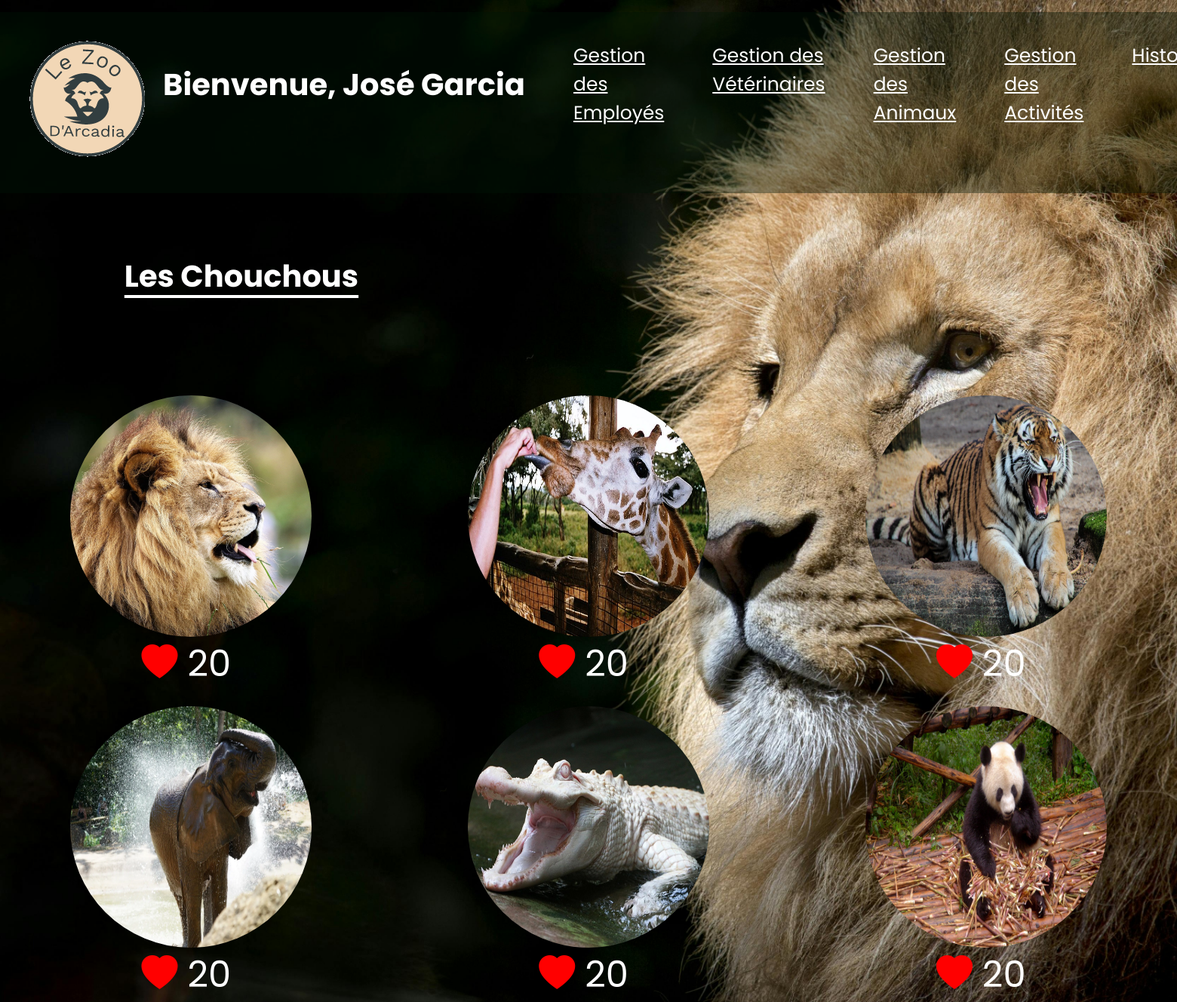
Page /PHP/admin_dashboard.php (signed in) on the committed database.
### tables this page shows
CREATE TABLE `parc` (
  `id_parc` int(11) NOT NULL,
  `id_animal` int(11) NOT NULL,
  `image_animal` varchar(255) NOT NULL,
  `id_view` int(11) NOT NULL DEFAULT 0
);

### PHP/admin_dashboard.php (the view, shortened to what this page needs)
<?php
require 'database.php';
$sql = "SELECT parc.*, SUM(view.nombre_view) AS total_views
        FROM parc
        LEFT JOIN view ON parc.id_parc = view.id_animal
        GROUP BY parc.id_parc";
$stmt = $conn->prepare($sql);
$stmt->execute();
$images_views = $stmt->fetchAll(PDO::FETCH_ASSOC);
?>
<!DOCTYPE html>
<html lang="fr">
<head>
    <link rel="stylesheet" href="../CSS/styles.css">
    <link rel="stylesheet" href="../CSS/dash_admin.css">
    <link rel="stylesheet" href="../CSS/historique.css">
    <link rel="stylesheet" href="../CSS/employes.css">
    <link rel="stylesheet" href="../CSS/veterinaires.css">
    <link rel="stylesheet" href="https://cdn.jsdelivr.net/npm/bootstrap-icons@1.11.3/font/bootstrap-icons.min.css">
    <link rel="stylesheet" href="https://cdnjs.cloudflare.com/ajax/libs/font-awesome/6.5.2/css/all.min.css" />
    <link rel="stylesheet" href="https://cdnjs.cloudflare.com/ajax/libs/bootstrap-icons/1.7.2/font/bootstrap-icons.min.css">
</head>
<body>
    <header>
        <a href="../PHP/index.php" id="logo-link">
            <img src="../ASSETS/LogoArcadia2.png" alt="Logo du Zoo D'Arcadia" id="logo">
        </a>
        <div class="admin-title">
            <h1>Bienvenue, <?php echo htmlspecialchars($_SESSION['admin_name']); ?></h1>
        </div>
        <div class="admin-navbar">
            <ul class="links">
                <li><a href="./employes.php">Gestion des Employés</a></li>
                <li><a href="./veterinaires.php">Gestion des Vétérinaires</a></li>
                <li><a href="./gest_animaux.php">Gestion des Animaux</a></li>
                <li><a href="./gest_activites.php">Gestion des Activités</a></li>
                <li><a href="./historique.php">Historique</a></li>
            </ul>
        </div>
</header>
    <main>
        <section>
            <h2 class="view-title">Les Chouchous</h2>
            <section class="vues">
                <div class="vue">
                    <?php if (!empty($images_views)) { ?>
                        <?php foreach ($images_views as $image_view) { ?>
                            <div class="image-container">
                                <?php if (isset($image_view['image_animal'], $image_view['id_parc'], $image_view['total_views'])) { ?>
                                    <img class="vue-image" src="<?php echo htmlspecialchars($image_view['image_animal']); ?>" alt="Image de l'animal" data-id="<?php echo htmlspecialchars($image_view['id_parc']); ?>">
                                    <div class="likes">
                                        <i class="bi bi-heart-fill" style="color: red;"></i>
                                        <span id="viewCount-<?php echo htmlspecialchars($image_view['id_parc']); ?>"><?php echo htmlspecialchars($image_view['total_views']); ?><br></span>
                                    </div>
                                <?php } else { ?>
                                    <p>Données manquantes pour cette vue.</p>
                                <?php } ?>
                            </div>
                        <?php } ?>
                    <?php } else { ?>
                        <p>Aucune vue disponible.</p>
                    <?php } ?>
                </div>
            </section>
        </section>
    </main>
</body>
</html>

### CSS/styles.css (style rules this page uses)
* { margin: 0; padding: 0; font-family: 'Poppins', sans-serif; }
body { background-image: url(../ASSETS/pexels-pixabay-33045.jpg); background-size: cover; background-repeat: no-repeat; background-attachment: fixed; height: 100vh; font-family: 'Poppins', sans-serif; color: white; }
main { font-size: 1.2rem; display: contents; }
header { display: flex; align-items: center; position: relative; height: 15rem; margin-top: 1rem; padding: 0 1rem; background: rgba(1, 21, 5, 0.4); }
h1 { color: white; margin-top: 5rem; font-size: 5rem; text-align: center; font-family: 'Poppins', sans-serif; }
h2 { width: 30rem; font-size: 3rem; margin-top: 5rem; margin-bottom: 5rem; cursor: pointer; margin-left: 5rem; text-decoration: underline; text-underline-position: under; }
li { list-style-type: none; margin: 0; padding: 0; }
a { text-decoration: none; font-size: 25px; color: white; }

### CSS/dash_admin.css (style rules this page uses)
.admin-title h1 { color: white; font-size: 2.5rem; text-align: center; margin-bottom: 8rem; font-family: 'Poppins', sans-serif; width: 30rem; }
.admin-navbar { width: 66%; height: 5rem; display: flex; align-items: center; color: white; margin-bottom: 2rem; position: relative; bottom: 0.5rem; }
.admin-navbar .links { display: flex; gap: 4rem; padding: 4rem; text-decoration: underline; }
.links li { display: flex; gap: 10px; }
.links li a { text-decoration: none; font-size: 25px; color: white; }
.view-title { color: white; font-size: 2.5rem; text-align: center; margin-bottom: 8rem; font-family: 'Poppins', sans-serif; width: 30rem; }
.vue { display: grid; grid-template-columns: repeat(3, 1fr); gap: 20px; }
.image-container { display: flex; flex-direction: column; align-items: center; }
.vue-image { border-radius: 50%; width: 20rem; height: 20rem; }
.likes { display: block ruby; font-size: 3rem; }

### rows in the picture
parc: image_animal (picture), total_views "20"
parc: image_animal (picture), total_views "20"
parc: image_animal (picture), total_views "20"
parc: image_animal (picture), total_views "20"
parc: image_animal (picture), total_views "20"
parc: image_animal (picture), total_views "20"

### other values in the picture
$_SESSION['admin_name'] "José Garcia"
